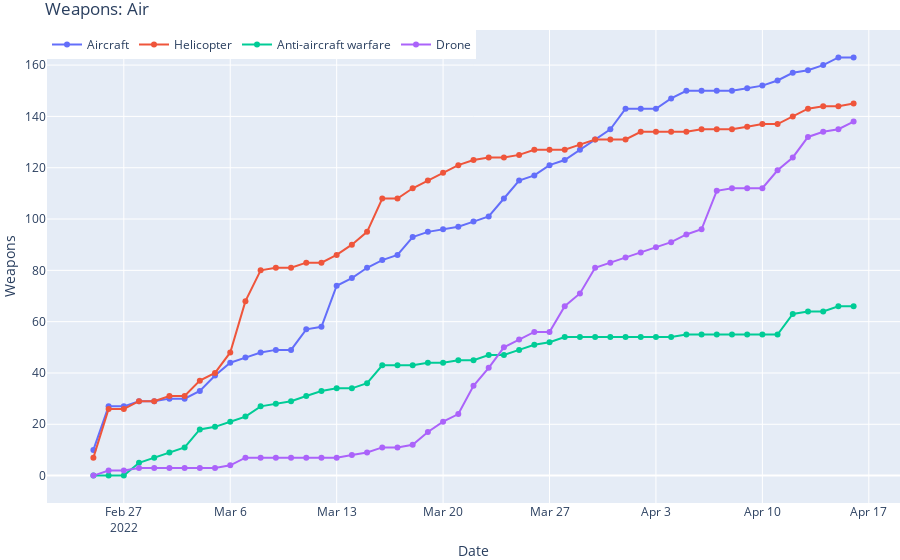

The cell this chart's notebook holds for it:
### Code cell
x = equipment_loss['date']
y0 = equipment_loss['aircraft']
y1 = equipment_loss['helicopter']
y2 = equipment_loss['anti-aircraft warfare']
y3 = equipment_loss['drone']

fig = go.Figure()

fig.add_trace(go.Scatter(x=x, y=y0, mode='lines+markers', name='Aircraft'))
fig.add_trace(go.Scatter(x=x, y=y1, mode='lines+markers', name='Helicopter'))
fig.add_trace(go.Scatter(x=x, y=y2, mode='lines+markers', name='Anti-aircraft warfare'))
fig.add_trace(go.Scatter(x=x, y=y3, mode='lines+markers', name='Drone'))
fig.update_layout(legend_orientation="h", legend=dict(x=0, y=1, traceorder="normal"),
                  title="Weapons: Air", xaxis_title="Date", yaxis_title="Weapons ",
                  margin=dict(l=0, r=0, t=30, b=0))
